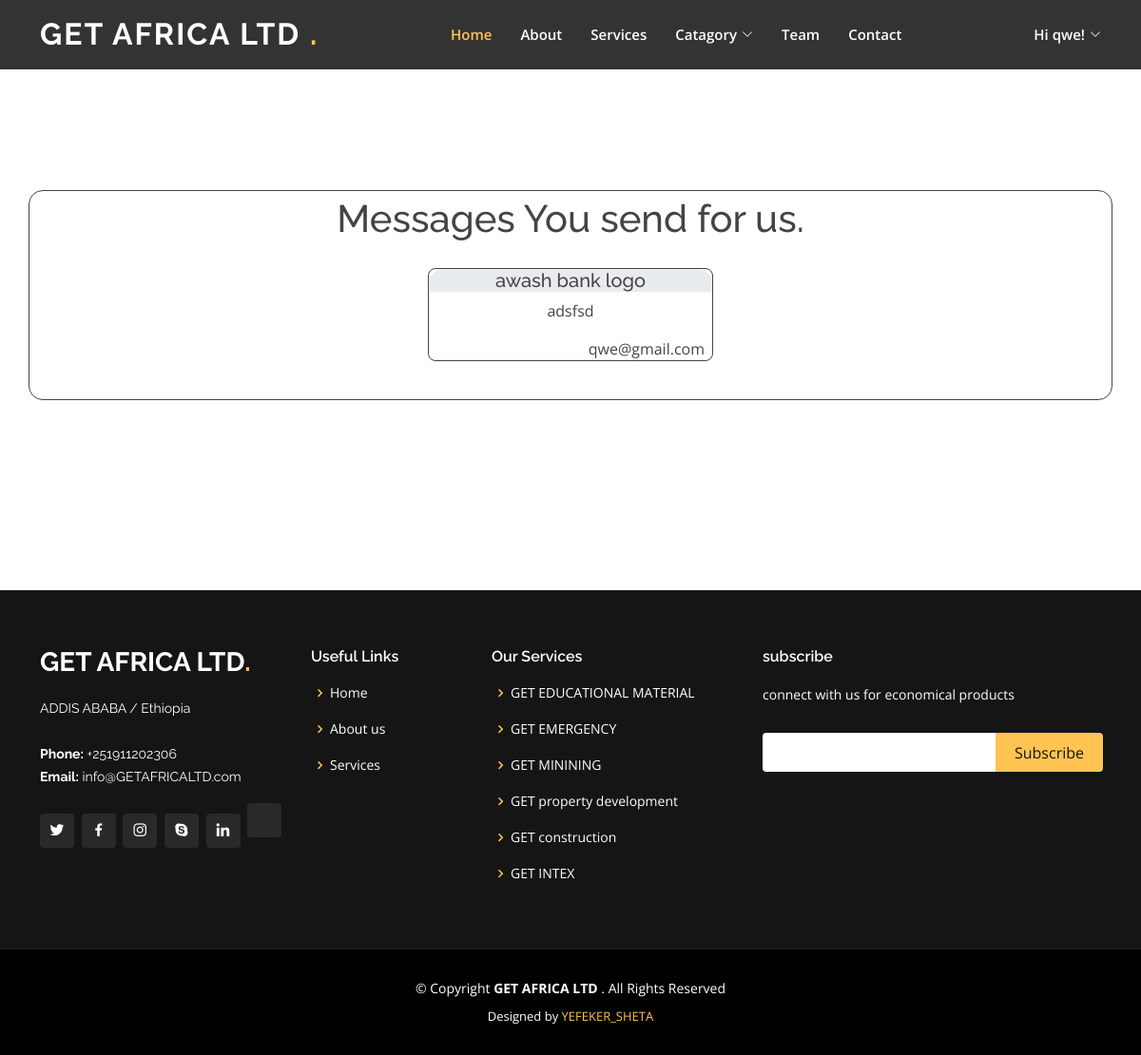
The page /messages (signed in) on the database its author committed.
### front_app/models.py (models this page shows, shortened)
class Message(models.Model):
    sender = models.ForeignKey( User,on_delete=models.SET_NULL, null=True)
    email = models.EmailField(max_length=120)
    subject = models.CharField(max_length=200)
    body = models.TextField(null=True, blank=True)

class Service(models.Model):
    title = models.CharField(max_length=200)
    description = models.TextField(null=True, blank=True)
    image = models.ImageField(null=True, blank=True)
    icon_class = models.CharField(max_length=200, null=True, blank=True)
    icon_class2 = models.CharField(max_length=200, null=True, blank=True)

### front_app/views.py (the view)
# urls.py: path('messages', views.messages_page, name='messages-page'),
def messages_page(request):
    if not request.user.is_authenticated:
        return redirect('auth-page')
    catagories = Catagory.objects.all()
    service_list = Service.objects.all()
    print(request.user.email)
    user = User.objects.get(email__exact=request.user.email)
    print(user)
    messages_list = Message.objects.filter(sender=user)
    context_data = {
        'catagory_list': catagories,
        'service_list': service_list,
        'message_list' : messages_list
    }
    return render(request, "front_app/messages.html", context=context_data)

### front_app/templates/front_app/messages.html (shortened to what this page needs)
{% extends 'front_app/base.html' %}
{% load static %}
{% block body_content %}
<section id="messages-list" class="messages-list">
    <h1>Messages You send for us.</h1>
    {% for msg in message_list %}
        <div class="client-message">
            <h5 class="message-subject">{{msg.subject}}</h5>
            <p>{{msg.body}}</p>
            <div class="message-sender">{{msg.sender.email}}</div>
        </div>
    {% endfor %}
</section>
{% endblock body_content %}

### front_app/templates/front_app/header.html (shortened to what this page needs)
  <header id="header" class="fixed-top ">
    <div class="container d-flex align-items-center justify-content-lg-between">
      <h1 class="logo me-auto me-lg-0"><a href="/">GET AFRICA LTD <span>.</span></a></h1>
      <nav id="navbar" class="navbar order-last order-lg-0">
        <ul>
          <li><a class="nav-link scrollto active" href="/">Home</a></li>
          <li><a class="nav-link scrollto" href="#about">About</a></li>
          <li><a class="nav-link scrollto" href="#services">Services</a></li>
          <li class="dropdown"><a href="#"><span>Catagory</span> <i class="bi bi-chevron-down"></i></a>
          </li>
          <li><a class="nav-link scrollto" href="#team">Team</a></li>
          <li><a class="nav-link scrollto" href="#contact">Contact</a></li>
        </ul>
      </nav>
        {% if user.is_authenticated %}
          <nav id="right-navbar" class="navbar">
            <ul>
              <li class="dropdown"><a style="color: #fff;"><span>Hi {{ user.first_name }}!</span> <i class="bi bi-chevron-down"></i></a>
              </li>
            </ul>
          </nav>
        {% else %}
           <a href="/auth-page" class="get-started-btn scrollto">SIGN-IN</a>
        {% endif %}
    </div>
  </header>

### front_app/templates/front_app/footer.html (shortened to what this page needs)
  <footer id="footer">
    <div class="footer-top">
      <div class="container">
        <div class="row">
          <div class="col-lg-3 col-md-6">
            <div class="footer-info">
              <h3>GET AFRICA LTD<span>.</span></h3>
              <p>
                  ADDIS ABABA / Ethiopia<br><br>
                <strong>Phone:</strong> +251911202306<br>
                <strong>Email:</strong> info@GETAFRICALTD.com<br>
              </p>
              <div class="social-links mt-3">
                <a href="#" class="twitter"><i class="bx bxl-twitter"></i></a>
                <a href="#" class="facebook"><i class="bx bxl-facebook"></i></a>
                <a href="#" class="instagram"><i class="bx bxl-instagram"></i></a>
                <a href="#" class="google-plus"><i class="bx bxl-skype"></i></a>
                <a href="#" class="linkedin"><i class="bx bxl-linkedin"></i></a>
                          <a href="#">
                </a>
              </div>
            </div>
          </div>
          <div class="col-lg-2 col-md-6 footer-links">
            <h4>Useful Links</h4>
            <ul>
              <li><i class="bx bx-chevron-right"></i> <a href="#">Home</a></li>
              <li><i class="bx bx-chevron-right"></i> <a href="#">About us</a></li>
              <li><i class="bx bx-chevron-right"></i> <a href="#">Services</a></li>
            </ul>
          </div>
          <div class="col-lg-3 col-md-6 footer-links">
            <h4>Our Services</h4>
            <ul>
              {% for serv in service_list %}
                <li><i class="bx bx-chevron-right"></i> <a href="#">GET {{ serv.title }} </a></li>
              {% endfor %}
            </ul>
          </div>
          <div class="col-lg-4 col-md-6 footer-newsletter">
            <h4>subscribe</h4>
            <p>connect with us for economical products</p>
            <form action="" method="post">
              <input type="email" name="email"><input type="submit" value="Subscribe">
            </form>
          </div>
        </div>
      </div>
    </div>
    <div class="container">
      <div class="copyright">
        &copy; Copyright <strong><span>GET AFRICA LTD </span></strong>. All Rights Reserved
      </div>
      <div class="credits">
        Designed by <a href="https://bootstrapmade.com/">YEFEKER_SHETA</a>
      </div>
    </div>
  </footer>

### static/assets/css/style.css (style rules this page uses)
body { font-family: "Open Sans", sans-serif; color: #444444; }
a { color: #ffc451; text-decoration: none; }
h1, h2, h3, h4, h5, h6 { font-family: "Raleway", sans-serif; }
#header { transition: all 0.5s; z-index: 997; padding: 15px 0; background: rgba(0, 0, 0, 0.8); }
#header .logo { font-size: 32px; margin: 0; padding: 0; line-height: 1; font-weight: 700; letter-spacing: 2px; text-transform: uppercase; }
#header .logo a { color: #fff; }
#header .logo a span { color: #ffc451; }
.navbar { padding: 0; }
.navbar ul { margin: 0; padding: 0; display: flex; list-style: none; align-items: center; }
.navbar li { position: relative; }
.navbar a, .navbar a:focus { display: flex; align-items: center; justify-content: space-between; padding: 10px 0 10px 30px; font-size: 15px; font-weight: 600; color: #fff; white-space: nowrap; transition: 0.3s; }
.navbar a i, .navbar a:focus i { font-size: 12px; line-height: 0; margin-left: 5px; }
.navbar a:hover, .navbar .active, .navbar .active:focus, .navbar li:hover > a { color: #ffc451; }
section { padding: 60px 0; overflow: hidden; }
#footer { background: black; padding: 0 0 30px 0; color: #fff; font-size: 14px; }
#footer .footer-top { background: #151515; border-bottom: 1px solid #222222; padding: 60px 0 30px 0; }
#footer .footer-top .footer-info { margin-bottom: 30px; }
#footer .footer-top .footer-info h3 { font-size: 28px; margin: 0 0 20px 0; padding: 2px 0 2px 0; line-height: 1; font-weight: 700; text-transform: uppercase; }
#footer .footer-top .footer-info h3 span { color: #ffc451; }
#footer .footer-top .footer-info p { font-size: 14px; line-height: 24px; margin-bottom: 0; font-family: "Raleway", sans-serif; color: #fff; }
#footer .footer-top .social-links a { font-size: 18px; display: inline-block; background: #292929; color: #fff; line-height: 1; padding: 8px 0; margin-right: 4px; border-radius: 4px; text-align: center; width: 36px; height: 36px; transition: 0.3s; }
#footer .footer-top h4 { font-size: 16px; font-weight: 600; color: #fff; position: relative; padding-bottom: 12px; }
#footer .footer-top .footer-links { margin-bottom: 30px; }
#footer .footer-top .footer-links ul { list-style: none; padding: 0; margin: 0; }
#footer .footer-top .footer-links ul i { padding-right: 2px; color: #ffc451; font-size: 18px; line-height: 1; }
#footer .footer-top .footer-links ul li { padding: 10px 0; display: flex; align-items: center; }
#footer .footer-top .footer-links ul li:first-child { padding-top: 0; }
#footer .footer-top .footer-links ul a { color: #fff; transition: 0.3s; display: inline-block; line-height: 1; }
#footer .footer-top .footer-newsletter form { margin-top: 30px; background: #fff; padding: 6px 10px; position: relative; border-radius: 4px; }
#footer .footer-top .footer-newsletter form input[type=email] { border: 0; padding: 4px; width: calc(100% - 110px); }
#footer .footer-top .footer-newsletter form input[type=submit] { position: absolute; top: 0; right: -2px; bottom: 0; border: 0; background: none; font-size: 16px; padding: 0 20px; background: #ffc451; color: #151515; transition: 0.3s; border-radius: 0 4px 4px 0; }
#footer .copyright { text-align: center; padding-top: 30px; }
#footer .credits { padding-top: 10px; text-align: center; font-size: 13px; color: #fff; }

### static/assets/css/message.css (style rules this page uses)
.messages-list { margin: 30px; border: 1px solid; margin-top: 200px; margin-bottom: 200px; border-radius: 15px; text-align: center; display: flex; flex-direction: column; align-items: center; justify-content: center; padding: 5px; gap: 10px; padding-bottom: 40px; }
.client-message { border: 1px solid; margin-top: 10px; border-radius: 8px; min-width: 300px; max-width: 780px; }
.message-subject { background-color: #e9ecef; border-color: black; border-top-left-radius: 15px; border-top-right-radius: 15px; }
.message-sender { text-align: end; padding-right: 8px; }

### rows shown on the page
Message: subject "awash bank logo", body "adsfsd", sender.email "qwe@gmail.com"
Service: title "EDUCATIONAL MATERIAL"
Service: title "EMERGENCY"
Service: title "MININING"
Service: title "property development"
Service: title "construction"
Service: title "INTEX"

### other values the page prints
{{ user.first_name }} "qwe"
